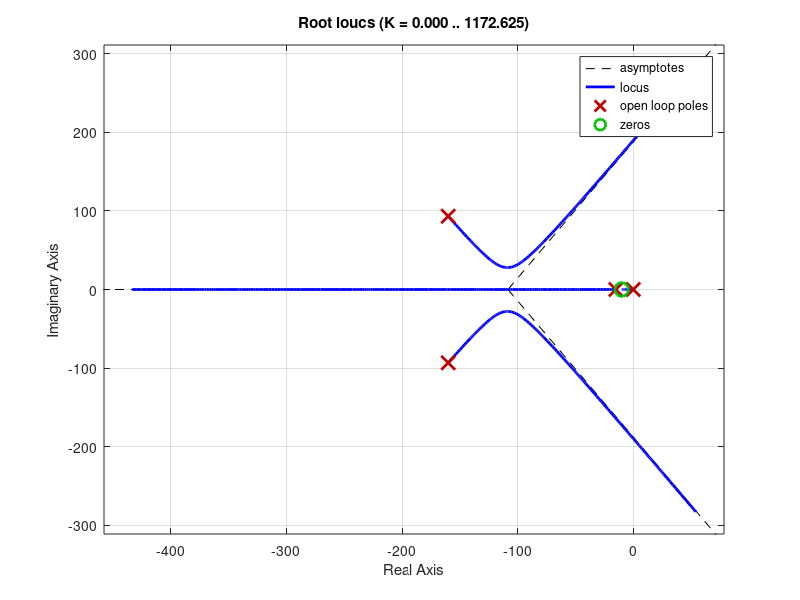

Here is the MATLAB script that generated this plot: (Note: this script raises an error after producing the figure.)
%% Introduction 

% Engineering Decisions
% 
% - Gear Ratio
% - Motor
% - Ball Material

% Performance Measures
% 
% - Control Effort
% - Steady State Error
% - Rise Time 
% - Sensitivity


%% Densities

%{
stainless_density = 7.97; % g/cm^3
aluminum_density = 2.7; % g/cm^3
%% Motors
m1 = struct('J_m', 5.0e-5, 'B_m', 3.0e-6, 'K_t', .225, 'R', 8, 'L', .025);
m2 = struct('J_m', 5.0e-5, 'B_m', 3.0e-6, 'K_t', .175, 'R', 6, 'L', .016);
m3 = struct('J_m', 5.0e-5, 'B_m', 3.0e-6, 'K_t', .125, 'R', 4, 'L', .0075);
m4 = struct('J_m', 5.0e-5, 'B_m', 3.0e-6, 'K_t', .275, 'R', 12, 'L', .032);
motors = [m1, m2, m3, m4];

clear m1 m2 m3 m4

%% Ball Properties
ball_radius = .01; % m
ball_volume = (4/3) * pi * (ball_radius*100)^3; % cm^3
ball_mass = aluminum_density * ball_volume / 1000; % kg
J_b = (2/5) * ball_mass * (ball_radius)^2; % kg*m^2

clear ball_volume

%% Gearbox & Other
J_g = 6.2e-6; % kg*m^2
J_s = 1.4e-7; % kg*m^2
G_v = 5; % V/V
g = 9.8; % m/s^2
K_s = 10; % V/m
N = 25; 

%% Bar Properties
bar_height = .8; % cm
bar_width = 2; % cm
bar_length = 50; % cm
bar_ch_depth = .6; % cm
bar_ch_width = 1.6; % cm
ch_volume = bar_ch_depth * bar_ch_width * bar_length;
bar_noch_volume = bar_height * bar_width * bar_length;
bar_volume = bar_noch_volume - ch_volume; % cm^3
bar_mass = aluminum_density * bar_volume / 1000; % kg
J_bar = (bar_mass * (bar_length / 100)^2) / 12; % kg*m^2

clear ch_volume aluminum_density bar_height bar_width bar_ch_depth
clear ch_volume bar_ch_width bar_noch_volume

%% Plant Transfer Function
motor = motors(2);
B_m = motor.B_m;
K_t = motor.K_t;
L = motor.L;
R = motor.R;
J_eff = motor.J_m + J_g + (J_bar + J_s) / N^2; % kg*m^2

s = tf('s');
  
num = G_v * ball_mass * g * K_s * K_t;

den = s^5 * N * (ball_mass + (J_b / ball_radius^2)) * ...
      (L * J_eff + s^-1*(B_m * L + R * J_eff) +  ...
      s^-2 * (K_t^2 + B_m * R));
  
G = num / den;
G = minreal(G)

%% Controller
G = zpk(G)

ts = .05;
os = 0;
n = 9;

[num,den] = stepshape(n,os,ts);
[D,T,Tu,Td,L]=lamdesign(G,den);
step(T)
%}
%%%%%%%%%% Version 2
% Talked with Hanselman: Bug in code prevents LAMDesign from working
%%%%%%%%%% Version 3
% pidTuner was not returning stable results
%%%%%%%%%% Version 4
% PID placing by hand
%% Densities
stainless_density = 7.97; % g/cm^3
aluminum_density = 2.7; % g/cm^3
%% Motors
m1 = struct('J_m', 5.0e-5, 'B_m', 3.0e-6, 'K_t', .225, 'R', 8, 'L', .025);
m2 = struct('J_m', 5.0e-5, 'B_m', 3.0e-6, 'K_t', .175, 'R', 6, 'L', .016);
m3 = struct('J_m', 5.0e-5, 'B_m', 3.0e-6, 'K_t', .125, 'R', 4, 'L', .0075);
m4 = struct('J_m', 5.0e-5, 'B_m', 3.0e-6, 'K_t', .275, 'R', 12, 'L', .032);
motors = [m1, m2, m3, m4];

clear m1 m2 m3 m4

%% Ball Properties
ball_radius = .01; % m
ball_volume = (4/3) * pi * (ball_radius*100)^3; % cm^3
ball_mass = aluminum_density * ball_volume / 1000; % kg
J_b = (2/5) * ball_mass * (ball_radius)^2; % kg*m^2

clear ball_volume

%% Gearbox & Other
J_g = 6.2e-6; % kg*m^2
J_s = 1.4e-7; % kg*m^2
G_v = 5; % V/V
g = 9.8; % m/s^2
K_s = 10; % V/m
N = 25; 

%% Bar Properties
bar_height = .8; % cm
bar_width = 2; % cm
bar_length = 50; % cm
bar_ch_depth = .6; % cm
bar_ch_width = 1.6; % cm
ch_volume = bar_ch_depth * bar_ch_width * bar_length;
bar_noch_volume = bar_height * bar_width * bar_length;
bar_volume = bar_noch_volume - ch_volume; % cm^3
bar_mass = aluminum_density * bar_volume / 1000; % kg
J_bar = (bar_mass * (bar_length / 100)^2) / 12; % kg*m^2

clear ch_volume aluminum_density bar_height bar_width bar_ch_depth
clear ch_volume bar_ch_width bar_noch_volume

%% Plant Transfer Function
%{
motor = motors(1);
B_m = motor.B_m;
K_t = motor.K_t;
L = motor.L;
R = motor.R;
J_eff = motor.J_m + J_g + (J_bar + J_s) / N^2; % kg*m^2

s = tf('s');
  
num = G_v * ball_mass * g * K_s * K_t;

den = s^5 * N * (ball_mass + (J_b / ball_radius^2)) * ...
      (L * J_eff + s^-1*(B_m * L + R * J_eff) +  ...
      s^-2 * (K_t^2 + B_m * R));
  
G = num / den;
G = minreal(G)
%% Controller

G = zpk(G)

z1 = -.0001 + j*.0001;   % Pole, Zero, and K
z2 = -.0001 - j*.0001;
p1 = -1000;
p2 = -2000;
K = 10E9;


D = zpk([z1,z2,z3,z4,z5], [p1,p2,p3,p4,p5], 1);
figure(1)
rlocus(D*G); 

D = K*D;  % Multiply in K
T = feedback(D*G, 1);  % Get transfer function T
[Tu, umax] = controleffort(G, T);
S = stepinfo(T);

kd = K/p;   % convert from poles, zeros, and k to parameters
kp = z * kd;

D   % printing
fprintf('Kd:%.2f\nKp:%.2f\n',kd,kp);
figure(2)
step(T);
fprintf('umax:%.2f\nOvershoot:%.2f\nSettling Time:%.2f\n',umax, S.Overshoot, S.SettlingTime);
Tu
S
%}
%% Another Controller
%{
G = zpk(G)

z1 = -.0001 + j*.0001;   % Pole, Zero, and K
z2 = -.0001 - j*.0001;
p1 = -1000;
p2 = -2000;
K = 10E9;


D = zpk([z1,z2,z3,z4,z5], [p1,p2,p3,p4,p5], 1);
figure(1)
rlocus(D*G); 

D = K*D;  % Multiply in K
T = feedback(D*G, 1);  % Get transfer function T
[Tu, umax] = controleffort(G, T);
S = stepinfo(T);

kd = K/p;   % convert from poles, zeros, and k to parameters
kp = z * kd;

D   % printing
fprintf('Kd:%.2f\nKp:%.2f\n',kd,kp);
figure(2)
step(T);
fprintf('umax:%.2f\nOvershoot:%.2f\nSettling Time:%.2f\n',umax, S.Overshoot, S.SettlingTime);
Tu
S
%}
%% New Plant Design

motor = motors(1);
B_m = motor.B_m;
K_t = motor.K_t;
L = motor.L;
R = motor.R;
J_eff = motor.J_m + J_g + (J_bar + J_s) / N^2; % kg*m^2

s = tf('s');
  
num = G_v * K_t;

den = s^3 * N  * (L * J_eff + s^-1*(B_m * L + R * J_eff) +  ...
      s^-2 * (K_t^2 + B_m * R));
  
G1 = num / den;

num = ball_mass * g * K_s;

den = s^2 * (ball_mass + (J_b / ball_radius^2));

G2 = num / den;

G1 = minreal(G1);
G2 = minreal(G2);

%% Motor Controller for G1
G1 = zpk(G1)

z1 = -10;   % Pole, Zero, and K
p1 = -15;
K = 40;


D = zpk([z1], [p1], 1);
figure(1)
rlocus(D*G1); 

D = K*D;  % Multiply in K
T = feedback(D*G1, 1);  % Get transfer function T
[Tu, umax] = controleffort(G1, T);
S = stepinfo(T);
step(T);

%% Actual Plant (Motor Controller & Ball Dynamics)

G = T*G2;

Controller = load('controller.mat');
% (from pidTuner, PDF)
% (saved as controller.mat)
%{
D =
 
  9.3617 (s+0.02085)
  ------------------
      (s+272.3)
%}

D = zpk(Controller.C); % convert from pid format to zpk

T = feedback(D*G, 1);  % Get transfer function T
[Tu, umax] = controleffort(G, T);
S = stepinfo(T);
figure(1);
step(T);
S
